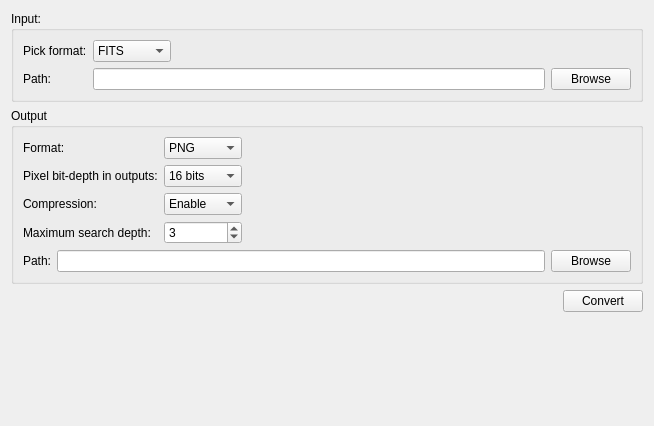
<?xml version="1.0" encoding="UTF-8"?>
<ui version="4.0">
 <class>ImggFormatsConvert</class>
 <widget class="QWidget" name="ImggFormatsConvert">
  <property name="enabled">
   <bool>true</bool>
  </property>
  <property name="geometry">
   <rect>
    <x>0</x>
    <y>0</y>
    <width>654</width>
    <height>426</height>
   </rect>
  </property>
  <property name="windowTitle">
   <string>ImgFormatsConversion</string>
  </property>
  <layout class="QGridLayout" name="gridLayout_3">
   <item row="0" column="0">
    <widget class="QGroupBox" name="groupBox">
     <property name="enabled">
      <bool>true</bool>
     </property>
     <property name="title">
      <string>Input:</string>
     </property>
     <layout class="QGridLayout" name="gridLayout">
      <item row="1" column="3">
       <widget class="QPushButton" name="pushButton_browse_input">
        <property name="sizePolicy">
         <sizepolicy hsizetype="Fixed" vsizetype="Fixed">
          <horstretch>0</horstretch>
          <verstretch>0</verstretch>
         </sizepolicy>
        </property>
        <property name="text">
         <string>Browse</string>
        </property>
       </widget>
      </item>
      <item row="1" column="0">
       <widget class="QLabel" name="label_2">
        <property name="text">
         <string>Path:</string>
        </property>
       </widget>
      </item>
      <item row="0" column="2" colspan="2">
       <spacer name="horizontalSpacer_2">
        <property name="orientation">
         <enum>Qt::Horizontal</enum>
        </property>
        <property name="sizeType">
         <enum>QSizePolicy::Expanding</enum>
        </property>
        <property name="sizeHint" stdset="0">
         <size>
          <width>268</width>
          <height>20</height>
         </size>
        </property>
       </spacer>
      </item>
      <item row="0" column="0">
       <widget class="QLabel" name="label_3">
        <property name="text">
         <string>Pick format:</string>
        </property>
       </widget>
      </item>
      <item row="0" column="1">
       <widget class="QComboBox" name="comboBox_input_format">
        <property name="sizePolicy">
         <sizepolicy hsizetype="Fixed" vsizetype="Fixed">
          <horstretch>0</horstretch>
          <verstretch>0</verstretch>
         </sizepolicy>
        </property>
        <item>
         <property name="text">
          <string>FITS</string>
         </property>
        </item>
        <item>
         <property name="text">
          <string>TIFF</string>
         </property>
        </item>
        <item>
         <property name="text">
          <string>PNG</string>
         </property>
        </item>
        <item>
         <property name="text">
          <string>NXTomo</string>
         </property>
        </item>
       </widget>
      </item>
      <item row="1" column="1" colspan="2">
       <widget class="QLineEdit" name="lineEdit_input_path">
        <property name="sizePolicy">
         <sizepolicy hsizetype="Expanding" vsizetype="Fixed">
          <horstretch>2</horstretch>
          <verstretch>0</verstretch>
         </sizepolicy>
        </property>
        <property name="readOnly">
         <bool>true</bool>
        </property>
       </widget>
      </item>
     </layout>
    </widget>
   </item>
   <item row="1" column="0">
    <widget class="QGroupBox" name="groupBox_2">
     <property name="enabled">
      <bool>true</bool>
     </property>
     <property name="title">
      <string>Output</string>
     </property>
     <layout class="QGridLayout" name="gridLayout_2">
      <item row="1" column="0">
       <widget class="QLabel" name="label">
        <property name="text">
         <string>Pixel bit-depth in outputs:</string>
        </property>
       </widget>
      </item>
      <item row="0" column="1">
       <widget class="QComboBox" name="comboBox_output_format">
        <property name="sizePolicy">
         <sizepolicy hsizetype="Fixed" vsizetype="Fixed">
          <horstretch>0</horstretch>
          <verstretch>0</verstretch>
         </sizepolicy>
        </property>
        <item>
         <property name="text">
          <string>PNG</string>
         </property>
        </item>
        <item>
         <property name="text">
          <string>TIFF</string>
         </property>
        </item>
        <item>
         <property name="text">
          <string>FITS</string>
         </property>
        </item>
        <item>
         <property name="text">
          <string>NXTomo</string>
         </property>
        </item>
       </widget>
      </item>
      <item row="2" column="0">
       <widget class="QLabel" name="label_6">
        <property name="text">
         <string>Compression:</string>
        </property>
       </widget>
      </item>
      <item row="2" column="1">
       <widget class="QComboBox" name="comboBox_compression">
        <item>
         <property name="text">
          <string>Enable</string>
         </property>
        </item>
        <item>
         <property name="text">
          <string>Disable</string>
         </property>
        </item>
       </widget>
      </item>
      <item row="2" column="2">
       <spacer name="horizontalSpacer_4">
        <property name="orientation">
         <enum>Qt::Horizontal</enum>
        </property>
        <property name="sizeHint" stdset="0">
         <size>
          <width>362</width>
          <height>20</height>
         </size>
        </property>
       </spacer>
      </item>
      <item row="4" column="0" colspan="3">
       <layout class="QHBoxLayout" name="horizontalLayout">
        <item>
         <widget class="QLabel" name="label_5">
          <property name="text">
           <string>Path:</string>
          </property>
         </widget>
        </item>
        <item>
         <widget class="QLineEdit" name="lineEdit_output_path">
          <property name="sizePolicy">
           <sizepolicy hsizetype="Expanding" vsizetype="Fixed">
            <horstretch>2</horstretch>
            <verstretch>0</verstretch>
           </sizepolicy>
          </property>
          <property name="readOnly">
           <bool>true</bool>
          </property>
         </widget>
        </item>
        <item>
         <widget class="QPushButton" name="pushButton_browse_output">
          <property name="sizePolicy">
           <sizepolicy hsizetype="Fixed" vsizetype="Fixed">
            <horstretch>0</horstretch>
            <verstretch>0</verstretch>
           </sizepolicy>
          </property>
          <property name="text">
           <string>Browse</string>
          </property>
         </widget>
        </item>
       </layout>
      </item>
      <item row="0" column="0">
       <widget class="QLabel" name="label_4">
        <property name="text">
         <string>Format:</string>
        </property>
       </widget>
      </item>
      <item row="1" column="1">
       <widget class="QComboBox" name="comboBox_bit_depth">
        <item>
         <property name="text">
          <string>16 bits</string>
         </property>
        </item>
       </widget>
      </item>
      <item row="1" column="2">
       <spacer name="horizontalSpacer">
        <property name="orientation">
         <enum>Qt::Horizontal</enum>
        </property>
        <property name="sizeHint" stdset="0">
         <size>
          <width>362</width>
          <height>20</height>
         </size>
        </property>
       </spacer>
      </item>
      <item row="0" column="2">
       <spacer name="horizontalSpacer_3">
        <property name="orientation">
         <enum>Qt::Horizontal</enum>
        </property>
        <property name="sizeType">
         <enum>QSizePolicy::Expanding</enum>
        </property>
        <property name="sizeHint" stdset="0">
         <size>
          <width>362</width>
          <height>20</height>
         </size>
        </property>
       </spacer>
      </item>
      <item row="3" column="0">
       <widget class="QLabel" name="label_7">
        <property name="text">
         <string>Maximum search depth:</string>
        </property>
       </widget>
      </item>
      <item row="3" column="1">
       <widget class="QSpinBox" name="spinBox_max_search_depth">
        <property name="toolTip">
         <string>How many subdirectory levels should be processed at most</string>
        </property>
        <property name="minimum">
         <number>1</number>
        </property>
        <property name="maximum">
         <number>10</number>
        </property>
        <property name="value">
         <number>3</number>
        </property>
       </widget>
      </item>
     </layout>
    </widget>
   </item>
   <item row="2" column="0">
    <layout class="QHBoxLayout" name="horizontalLayout_2">
     <item>
      <spacer name="horizontalSpacer_5">
       <property name="orientation">
        <enum>Qt::Horizontal</enum>
       </property>
       <property name="sizeHint" stdset="0">
        <size>
         <width>278</width>
         <height>20</height>
        </size>
       </property>
      </spacer>
     </item>
     <item>
      <widget class="QPushButton" name="pushButton_convert">
       <property name="enabled">
        <bool>true</bool>
       </property>
       <property name="text">
        <string>Convert</string>
       </property>
      </widget>
     </item>
    </layout>
   </item>
   <item row="3" column="0">
    <spacer name="verticalSpacer">
     <property name="orientation">
      <enum>Qt::Vertical</enum>
     </property>
     <property name="sizeHint" stdset="0">
      <size>
       <width>20</width>
       <height>40</height>
      </size>
     </property>
    </spacer>
   </item>
  </layout>
 </widget>
 <resources/>
 <connections/>
</ui>
